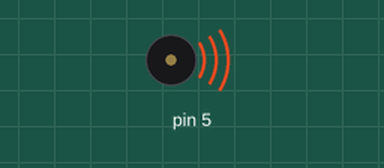
Bench run of a sketch on a simulated Arduino Uno, built with avr-gcc and run on an emulated ATmega328P. Parts: buzzer (waves = sounding). Random numbers use the default seed unless the sketch sets one.

Above: at 0.1 s.
Timing chart, 0 to 40.0 s (numbered marks = the images above):
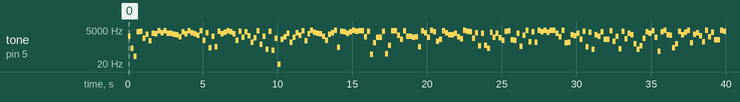

The sketch:

potentiometer_tone.ino
```cpp
void setup() {
  // put your setup code here, to run once:
}

void loop() {
  // put your main code here, to run repeatedly:
  tone(5, random(5000));
  delay (200);
}
```

Measured:
- by itself, tone on pin 5: plays 1807 Hz for 0.20 s, 249 Hz for 0.20 s, 73 Hz for 0.20 s, 3658 Hz for 0.20 s, 3930 Hz for 0.20 s, 1272 Hz for 0.20 s … (200 notes in this stretch)
